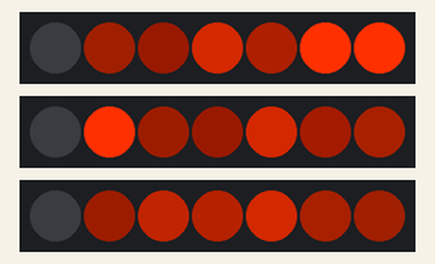
Bench run of a sketch on a simulated ATtiny85, built with avr-gcc and run on an emulated ATtiny85. Shown: 3 × 7 RGB LEDs in strip order, left to right. Dim RGB values are drawn brighter than linear; random numbers use the default seed unless the sketch sets one.

Above: at 0.17 s.
At 5.16 s:
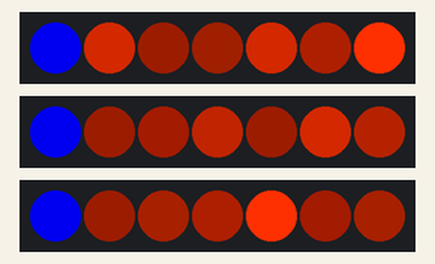
At 10.14 s:
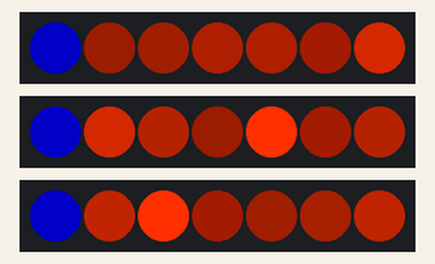
At 19.8 s:
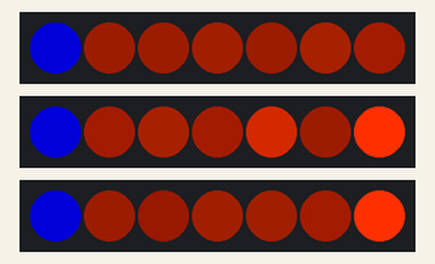
At 29.46 s:
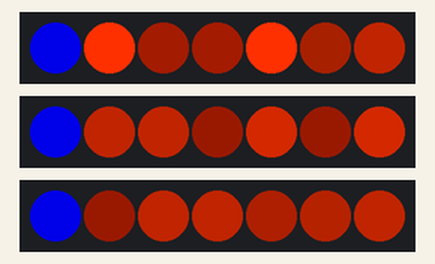
At 39.74 s:
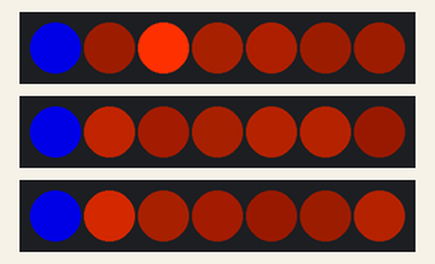
Timing chart, 0 to 40.0 s (numbered marks = the images above):
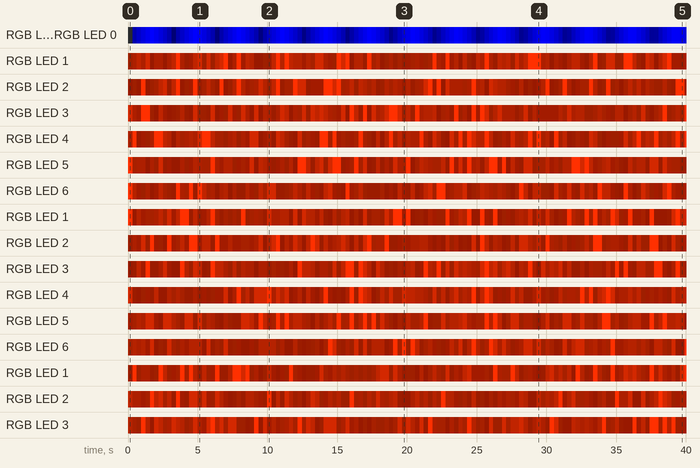

The sketch:

ThrusterLights.ino
```cpp
// (licence header left out)
#include <Adafruit_NeoPixel.h>
#ifdef __AVR__
  #include <avr/power.h>
#endif

const int kThrusterAPin (4);
const int kThrusterBPin (5);
const int kThrusterCPin (6);
const uint8_t kPixelsPerThruster (7);

struct Thruster {
    Thruster (int inPin) :
        mPixels (Adafruit_NeoPixel (kPixelsPerThruster, inPin, NEO_GRB + NEO_KHZ800))
    {
        mPixels.begin();
    }

    void Update (uint16_t inIteration) {
        const uint8_t kCenterPixel (0);

        for(uint8_t pixel = 0; pixel < kPixelsPerThruster; ++pixel){
            if (pixel == kCenterPixel) {
                uint16_t intensity = (inIteration * 3) % 512;
                if (intensity > 255) {
                    intensity = 511 - intensity;
                }

                mPixels.setPixelColor(pixel, mPixels.Color(0, 0, intensity));
            }
            else {
                const uint8_t divisor ((rand () % 10) + 1);
                uint8_t red = 255 / divisor;
                uint8_t green = 0x30 / divisor;
                mPixels.setPixelColor(pixel, mPixels.Color(red, green, 0));
            }

            mPixels.show();
        }
    }

    Adafruit_NeoPixel mPixels;
};

Thruster thrusterA (kThrusterAPin);
Thruster thrusterB (kThrusterBPin);
Thruster thrusterC (kThrusterCPin);

int delayval = 500; // delay for half a second
uint16_t iteration = 0;

void setup() {
  // This is for Trinket 5V 16MHz, you can remove these three lines if you are not using a Trinket
#if defined (__AVR_ATtiny85__)
  if (F_CPU == 16000000) clock_prescale_set(clock_div_1);
#endif
  // End of trinket special code
}


void loop() {
  thrusterA.Update (iteration);
  thrusterB.Update (iteration);
  thrusterC.Update (iteration);
  ++iteration;
}
```

Measured:
- by itself, RGB LED 1: off → RGB(31, 6, 0) at 0.02 s, → RGB(51, 9, 0) 0.31 s later, → RGB(85, 16, 0) 0.31 s later, → RGB(51, 9, 0) 0.31 s later, … (117 changes in this stretch)
- by itself, RGB LED 3: off → RGB(25, 4, 0) at 0.02 s, → RGB(28, 5, 0) 0.31 s later, → RGB(85, 16, 0) 0.31 s later, → RGB(36, 6, 0) 0.31 s later, … (116 changes in this stretch)
